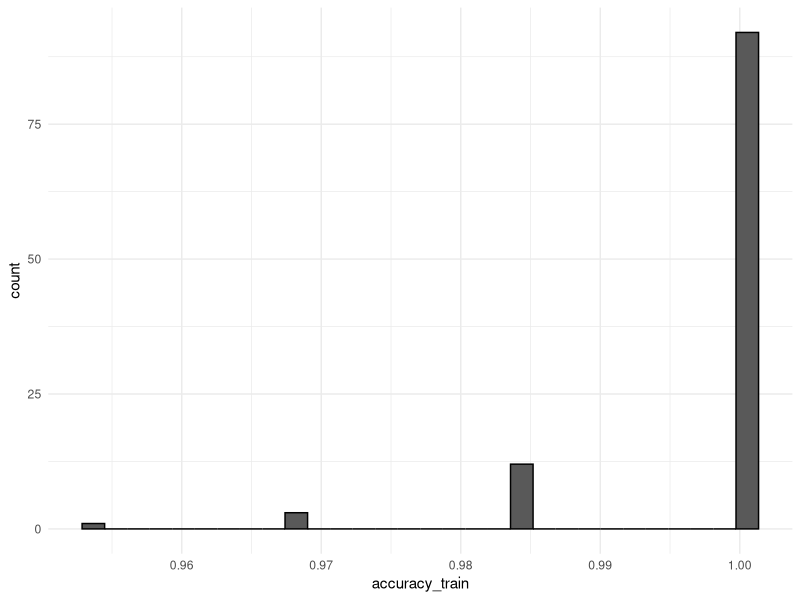

The R source for this figure:
## ---- chunk 1
knitr::opts_chunk$set(echo = TRUE)

require(tidyverse)
require(knitr)

tune_2 = read_csv('outputs/tune_top_500_v2.csv')

## ---- chunk 2
tune_2 %>% 
  ggplot(aes(accuracy_train)) +
  geom_histogram(color = "black") +
  theme_minimal()
## ---- chunk 3
tune_2 %>% 
  filter(accuracy_train == max(tune_2$accuracy_train)) %>% 
  arrange(desc(accuracy_test)) %>% 
  select(hidden_units, learning_rate, batch_size, epochs, accuracy_test, loss_test, mse_test) %>%
  head() %>% 
  kable()
